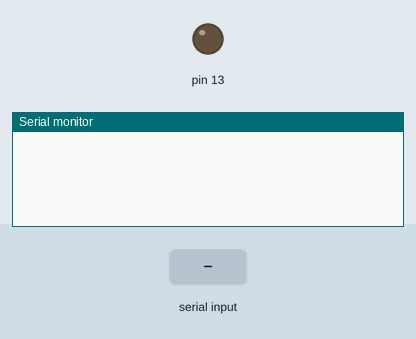
Simulated run of this sketch. Board: Arduino Uno, built with avr-gcc and run on an emulated ATmega328P. Shown: output pins drawn as LEDs (lit = HIGH), the last lines printed to the serial monitor. The test bench sets the inputs (shaded band).

Above: at 1.2 s.
1.3 s: "1" received over Serial
At 3.5 s:
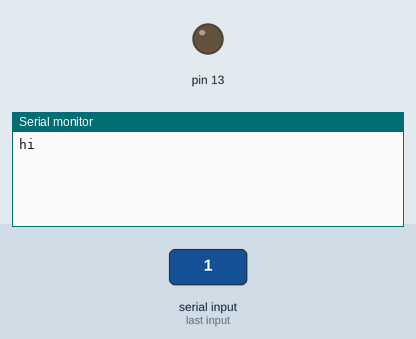
3.8 s: "2" received over Serial
At 5.4 s:
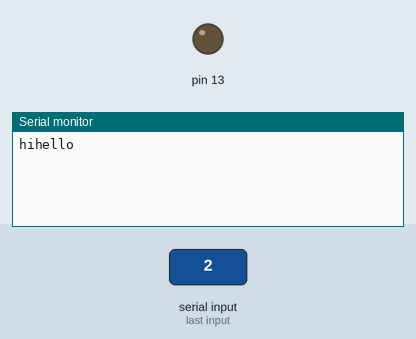

The sketch:

PiArduinoCommunicationTest.ino
```cpp
// the setup function runs once when you press reset or power the board
void setup() {
  // initialize digital pin LED_BUILTIN as an output.
  pinMode(13, OUTPUT);
  Serial.begin(9600);
}

// the loop function runs over and over again forever
void loop() {
  while(1 == 1){
  if(Serial.available() > 0){
    String serIn = Serial.readString();
    if(serIn == "1"){
      Serial.write("hi");
    }
    else if(serIn == "2"){
      Serial.write("hello");
    }
   }
  }
 }
```

Measured:
- after the input at 1.3 s, the serial monitor: prints a new line after 1.0 s (image 1)
- after the input at 3.8 s, the serial monitor: prints a new line after 1.0 s (image 2)
